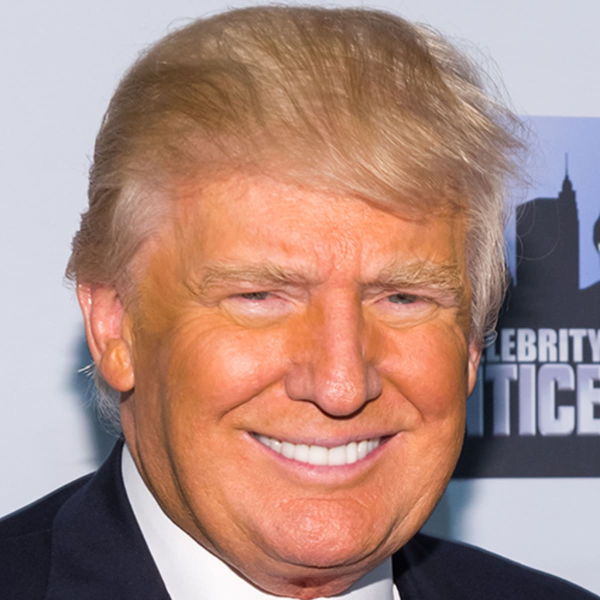
#> input picture OpenCV/trump.jpg, 1200 x 1200 px, found by its file name (shown at 1/2 size)
$ python transformations.py
#> lines starting #> are read from the running program, lines starting #| are printed output that depends on the picture
import cv2 as cv
import numpy as np

img = cv.imread("OpenCV/trump.jpg") # creates a matrix of pixels storing the image
#> img is the input picture: shape (1200, 1200, 3); mean B, G, R 129.5, 138.8, 172.8
cv.imshow('Image', img) # displays image 'img' in new window called 'Image Window'

# translation
def translate(img, x, y):
    transMat = np.float32([[1,0,x],[0,1,y]]) # x is added to each x coordinate and y is added to each y coordinate
    dimensions = (img.shape[1], img.shape[0]) # width and height of image
    print(img.shape)
    return cv.warpAffine(img, transMat, dimensions)


# rotate
def rotate(img, angle, rotPoint = None):
    (height,width) = img.shape[:2] # height and width are the first two values in shape

    if rotPoint == None:
        rotPoint = (width/2, height/2)

    rotMat = cv.getRotationMatrix2D(rotPoint, angle, 1.0)
    dimensions = (width, height)

    return cv.warpAffine(img, rotMat, dimensions)

# resizing
resized = cv.resize(img, (500, 500), interpolation=cv.INTER_AREA)
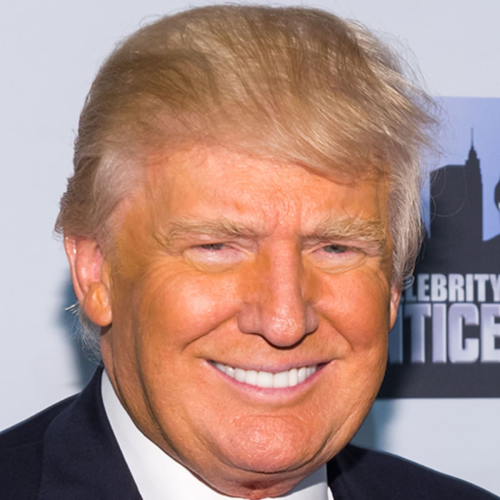
#> resized: shape (500, 500, 3); mean B, G, R 129.5, 138.8, 172.8

# flipping
flip = cv. flip(img, -1)
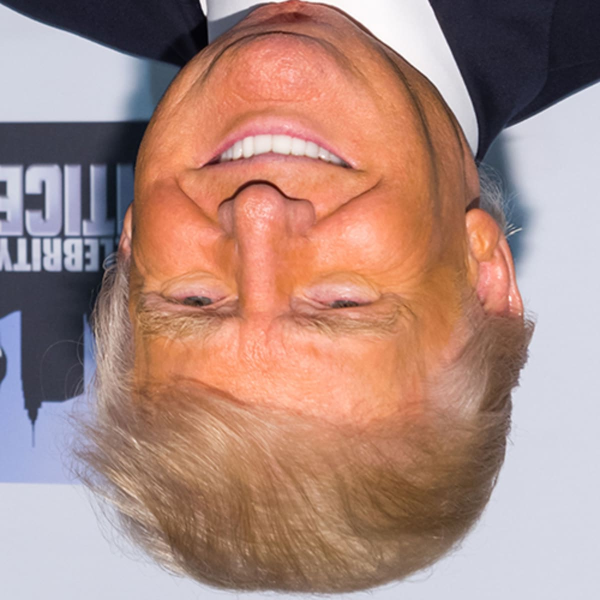
#> flip: shape (1200, 1200, 3) (shown at 1/2 size); mean B, G, R 129.5, 138.8, 172.8
cv.imshow("Flip", flip)

# cropping
cropped = img[200:400, 300:400]
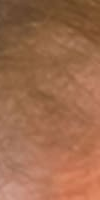
#> cropped: shape (200, 100, 3); mean B, G, R 76.8, 106.9, 157.9
cv.imshow("Cropped", cropped)


translated = translate(img, -100, 200)
#| (1200, 1200, 3)
#> in translate, `return cv.warpAffine(img, transMat, dimensions)`:
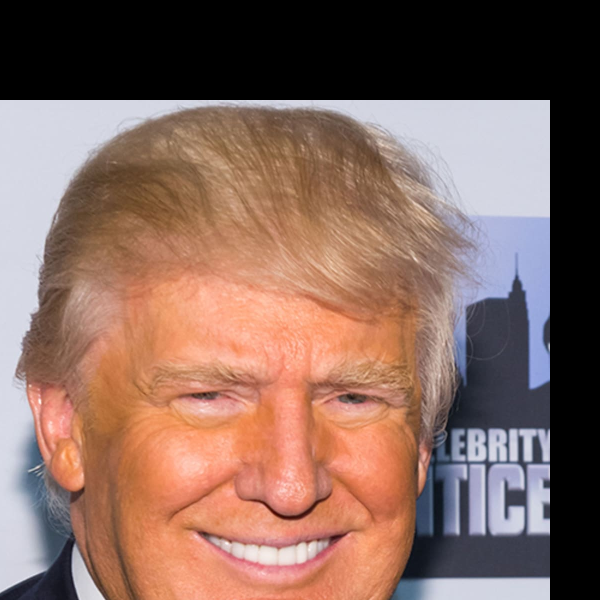
#> returned value: shape (1200, 1200, 3) (shown at 1/2 size); mean of channels 0, 1, 2 94.9, 105.3, 135.9; drawn as B, G, R
cv.imshow("Translated", translated)

rotated = rotate(img, 180)
cv.imshow("Rotated", rotated)

cv.imshow("Resized", resized)

cv.waitKey(0)

$ run again, with OpenCV/colourful.jpeg copied over OpenCV/trump.jpg
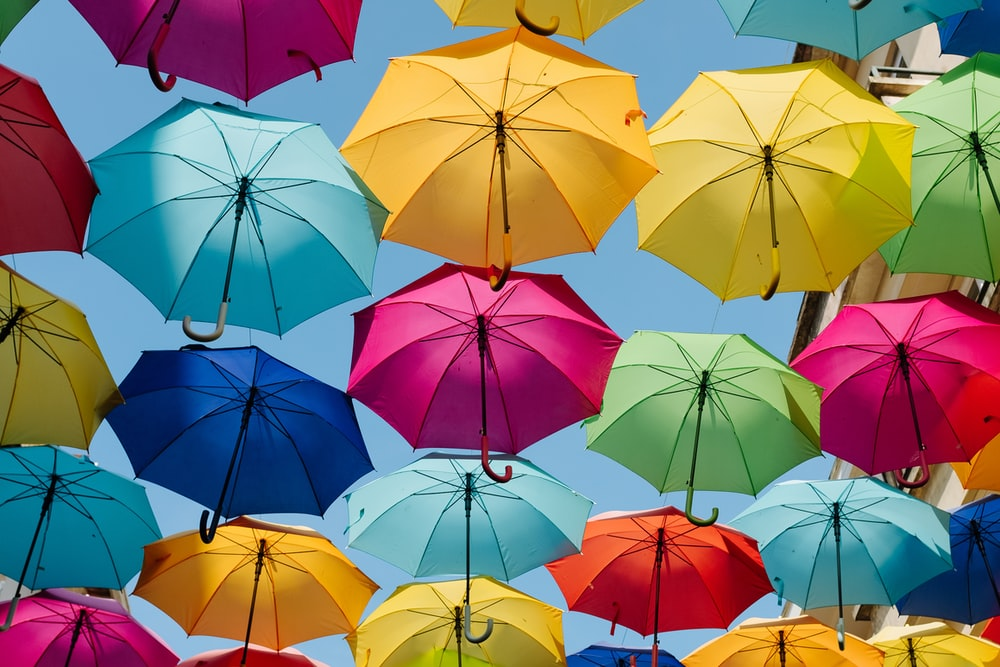
#> input picture OpenCV/colourful.jpeg, 1000 x 667 px, found by its file name
#> img is the input picture: shape (667, 1000, 3); mean B, G, R 110.4, 122.6, 131.7
#> `cropped = img[200:400, 300:400]`:
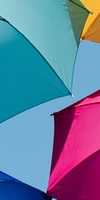
#> cropped: shape (200, 100, 3); mean B, G, R 157.1, 123.5, 102.8
#| (667, 1000, 3)
#> in rotate, `return cv.warpAffine(img, rotMat, dimensions)`:
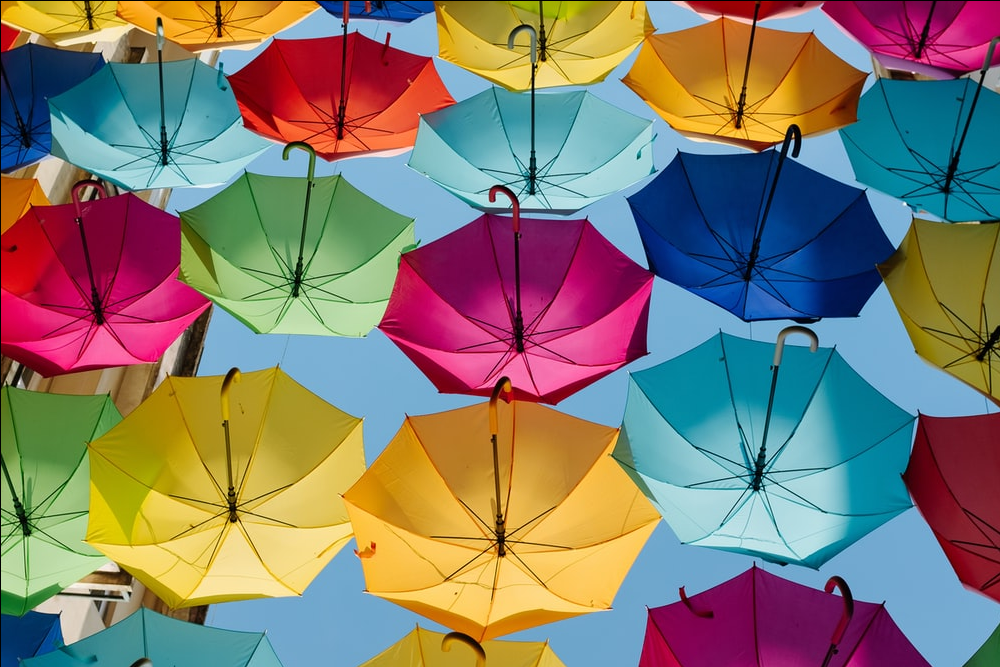
#> returned value: shape (667, 1000, 3); mean of channels 0, 1, 2 110.2, 122.4, 131.5; drawn as B, G, R
